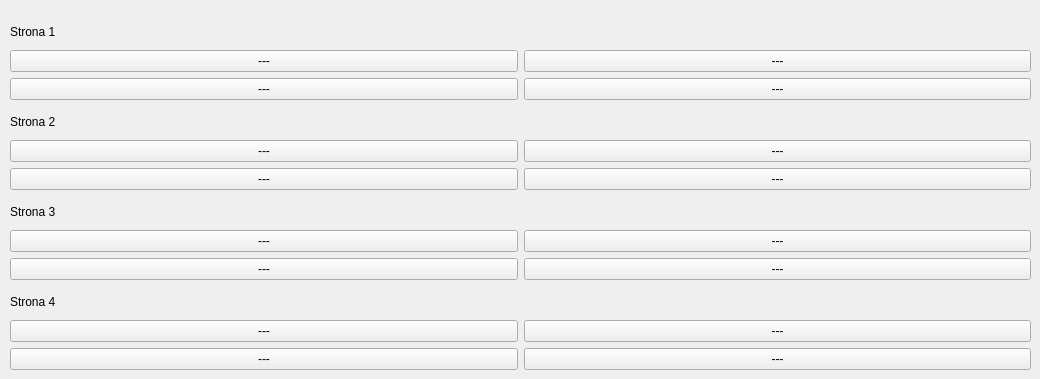
    <widget class="QWidget" name="tab_8">
     <attribute name="title">
      <string>Zdalne sterowanie</string>
     </attribute>
     <widget class="QWidget" name="verticalLayoutWidget_4">
      <property name="geometry">
       <rect>
        <x>10</x>
        <y>20</y>
        <width>1021</width>
        <height>80</height>
       </rect>
      </property>
      <layout class="QVBoxLayout" name="verticalLayout_4">
       <item>
        <widget class="QLabel" name="label_6">
         <property name="text">
          <string>Strona 1</string>
         </property>
        </widget>
       </item>
       <item>
        <layout class="QGridLayout" name="gridLayout_5">
         <item row="0" column="0">
          <widget class="QPushButton" name="btn_11">
           <property name="text">
            <string>---</string>
           </property>
          </widget>
         </item>
         <item row="0" column="1">
          <widget class="QPushButton" name="btn_12">
           <property name="text">
            <string>---</string>
           </property>
          </widget>
         </item>
         <item row="1" column="1">
          <widget class="QPushButton" name="btn_14">
           <property name="text">
            <string>---</string>
           </property>
          </widget>
         </item>
         <item row="1" column="0">
          <widget class="QPushButton" name="btn_13">
           <property name="text">
            <string>---</string>
           </property>
          </widget>
         </item>
        </layout>
       </item>
      </layout>
     </widget>
     <widget class="QWidget" name="verticalLayoutWidget_5">
      <property name="geometry">
       <rect>
        <x>10</x>
        <y>110</y>
        <width>1021</width>
        <height>80</height>
       </rect>
      </property>
      <layout class="QVBoxLayout" name="verticalLayout_5">
       <item>
        <widget class="QLabel" name="label_7">
         <property name="text">
          <string>Strona 2</string>
         </property>
        </widget>
       </item>
       <item>
        <layout class="QGridLayout" name="gridLayout_6">
         <item row="0" column="0">
          <widget class="QPushButton" name="btn_21">
           <property name="text">
            <string>---</string>
           </property>
          </widget>
         </item>
         <item row="0" column="1">
          <widget class="QPushButton" name="btn_22">
           <property name="text">
            <string>---</string>
           </property>
          </widget>
         </item>
         <item row="1" column="1">
          <widget class="QPushButton" name="btn_24">
           <property name="text">
            <string>---</string>
           </property>
          </widget>
         </item>
         <item row="1" column="0">
          <widget class="QPushButton" name="btn_23">
           <property name="text">
            <string>---</string>
           </property>
          </widget>
         </item>
        </layout>
       </item>
      </layout>
     </widget>
     <widget class="QWidget" name="verticalLayoutWidget_9">
      <property name="geometry">
       <rect>
        <x>10</x>
        <y>200</y>
        <width>1021</width>
        <height>80</height>
       </rect>
      </property>
      <layout class="QVBoxLayout" name="verticalLayout_9">
       <item>
        <widget class="QLabel" name="label_11">
         <property name="text">
          <string>Strona 3</string>
         </property>
        </widget>
       </item>
       <item>
        <layout class="QGridLayout" name="gridLayout_9">
         <item row="0" column="0">
          <widget class="QPushButton" name="btn_31">
           <property name="text">
            <string>---</string>
           </property>
          </widget>
         </item>
         <item row="0" column="1">
          <widget class="QPushButton" name="btn_32">
           <property name="text">
            <string>---</string>
           </property>
          </widget>
         </item>
         <item row="1" column="1">
          <widget class="QPushButton" name="btn_34">
           <property name="text">
            <string>---</string>
           </property>
          </widget>
         </item>
         <item row="1" column="0">
          <widget class="QPushButton" name="btn_33">
           <property name="text">
            <string>---</string>
           </property>
          </widget>
         </item>
        </layout>
       </item>
      </layout>
     </widget>
     <widget class="QWidget" name="verticalLayoutWidget_15">
      <property name="geometry">
       <rect>
        <x>10</x>
        <y>290</y>
        <width>1021</width>
        <height>80</height>
       </rect>
      </property>
      <layout class="QVBoxLayout" name="verticalLayout_15">
       <item>
        <widget class="QLabel" name="label_17">
         <property name="text">
          <string>Strona 4</string>
         </property>
        </widget>
       </item>
       <item>
        <layout class="QGridLayout" name="gridLayout_13">
         <item row="0" column="0">
          <widget class="QPushButton" name="btn_41">
           <property name="text">
            <string>---</string>
           </property>
          </widget>
         </item>
         <item row="0" column="1">
          <widget class="QPushButton" name="btn_42">
           <property name="text">
            <string>---</string>
           </property>
          </widget>
         </item>
         <item row="1" column="1">
          <widget class="QPushButton" name="btn_44">
           <property name="text">
            <string>---</string>
           </property>
          </widget>
         </item>
         <item row="1" column="0">
          <widget class="QPushButton" name="btn_43">
           <property name="text">
            <string>---</string>
           </property>
          </widget>
         </item>
        </layout>
       </item>
      </layout>
     </widget>
    </widget>
